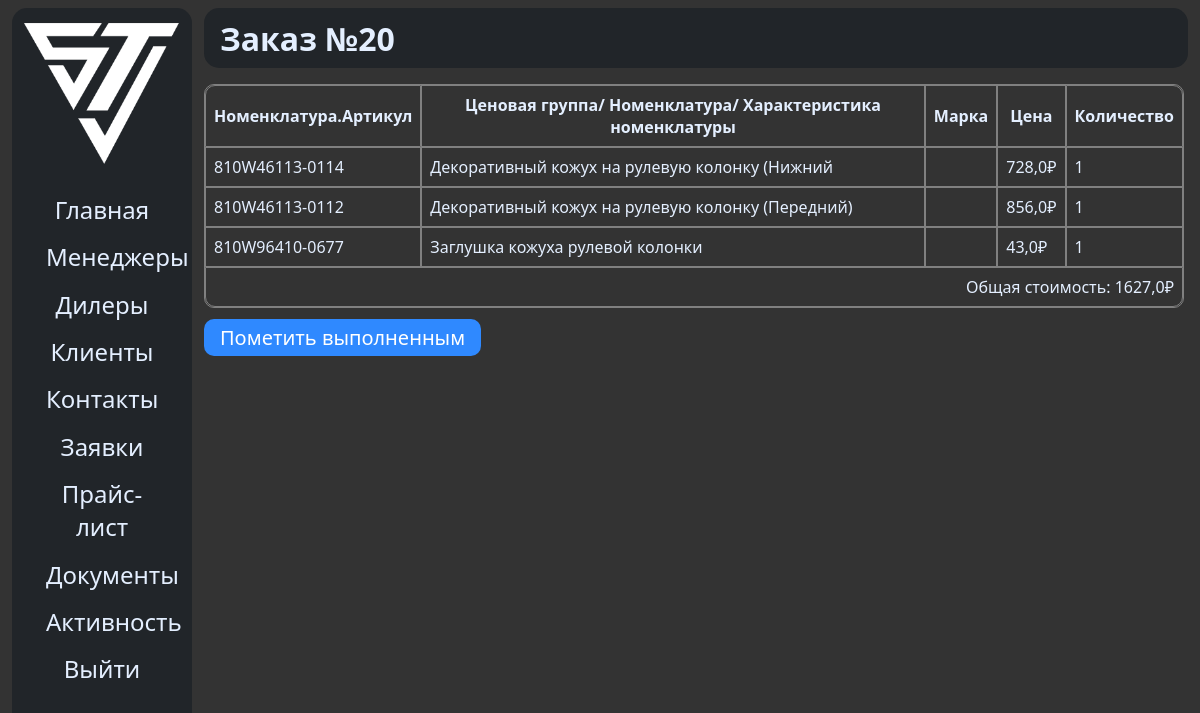
/orders/20 (signed in), run on the app's committed database.
### sinotruk/models.py (models this page shows, shortened)
class Order(models.Model):
	user = models.ForeignKey(CustomUser, on_delete=models.CASCADE, verbose_name='Заказчик', related_name='orderer')
	date = models.DateTimeField(auto_now_add=True, null=True, blank=True)
	complete = models.BooleanField(default=False)

class OrderItem(models.Model):
	order = models.ForeignKey(Order, on_delete=models.CASCADE, related_name='items')
	product = models.ForeignKey(Product, on_delete=models.CASCADE, related_name='items')
	count = models.PositiveIntegerField()

class Product(models.Model):
	serial_number = models.CharField(max_length=100, verbose_name='Номенклатурв')
	name = models.CharField(max_length=255, verbose_name='Ценовая группа/ Номенклатура/ Характеристика номенклатуры')
	count = models.IntegerField(verbose_name='Остаток')
	mark = models.CharField(verbose_name='Марка', max_length=255, null=True)
	price = models.FloatField(verbose_name='Цена')
	class Meta:
		verbose_name = 'Товар'
		verbose_name_plural = 'Товары'

### sinotruk/views.py (the view)
# urls.py: path('orders/<int:order_id>', order_detail),
def order_detail(request, order_id):
	if request.user.is_authenticated:
		order = Order.objects.get(id=order_id)
		items = OrderItem.objects.filter(order=order)
		total_price = sum([x.count * x.product.price for x in items])
		return render(request, 'main/order_detail.html', {
			'order': order,
			'items': items,
			'tp': total_price
		})
	return HttpResponseRedirect('/login')

### templates/main/order_detail.html (shortened to what this page needs)
{% extends 'main/base.html' %}
{% load static %}
{% block navbar %}
    <h1>Заказ №{{ order.id }}</h1>
{% endblock %}
{% block content %}
    <div class="my_orders_block">
        <table class="my_table">
            <thead>
                <tr>
                    <th>Номенклатура.Артикул</th>
                    <th>Ценовая группа/ Номенклатура/ Характеристика номенклатуры</th>
                    <th>Марка</th>
                    <th>Цена</th>
                    <th>Количество</th>
                </tr>
            </thead>
            <tbody>
                {% for prod in items %}
                    <tr>
                        <td>
                            {% if prod.product.serial_number %}
                                {{ prod.product.serial_number }}
                            {% endif %}
                        </td>
                        <td>
                            {% if prod.product.name %}
                                {{ prod.product.name }}
                            {% endif %}
                        </td>
                        <td>
                        </td>
                        <td>
                            {% if prod.product.price %}
                                {{ prod.product.price }}₽
                            {% endif %}
                        </td>
                        <td>{{ prod.count }}</td>
                    </tr>
                {% endfor %}
                <tr>
                    <td colspan="5" style="text-align: end">Общая стоимость: {{ tp }}₽</td>
                </tr>
            </tbody>
        </table>
        {% if request.user.role == 'MANAGER' or request.user.role == 'SUPERMANAGER' %}
            {% if not order.complete %}
                <div class="divv">
                    <a id="make_order_compl" href="/orders/{{ order.id }}/make_as_complete">Пометить выполненным</a>
                </div>
            {% endif %}
        {% endif %}
    </div>
{% endblock %}

### static/css/base.css (style rules this page uses)
:root { --bs-font-sans-serif: system-ui, -apple-system, "Segoe UI", Roboto, "Helvetica Neue", Arial, "Noto Sans", "Liberation Sans", sans-serif, "Apple Color Emoji", "Segoe UI Emoji", "Segoe UI Symbol", "Noto Color Emoji"; }
* { font-family: var(--bs-font-sans-serif); color: #e4efff; }
html, body { margin: 0; padding: 0; background-color: #333333; }
a { text-decoration: none; }
.navbar > h1 { margin-left: 1rem; }
table, tbody { width: 100%; margin: 0; padding: 0; }
table, thead, tbody, tr, th, td { border: 1px solid gray; }
th, td { padding: 0.5rem; }
.my_table { border-collapse: separate; border-spacing: 0; border: 1px solid gray; border-radius: 10px; -moz-border-radius: 10px; -webkit-border-radius: 10px; }
.my_table tr:first-of-type th:first-of-type { border-top-left-radius: 10px; }
.my_table tr:first-of-type th:last-of-type { border-top-right-radius: 10px; }
.my_table tr:last-of-type td:first-of-type { border-bottom-left-radius: 10px; }
.my_table tr:last-of-type td:last-of-type { border-bottom-right-radius: 10px; }
#make_order_compl { padding: 0.3rem 1rem; color: white; background-color: #2f89ff; border: none; cursor: pointer; font-size: 20px; border-radius: 10px; margin-top: 1rem; }
.divv { margin-top: 1rem; }

### data on the page
Order: id "20"
OrderItem: product.serial_number "810W46113-0114", product.name "Декоративный кожух на рулевую колонку (Нижний", product.price "728,0", count "1"
OrderItem: product.serial_number "810W46113-0112", product.name "Декоративный кожух на рулевую колонку (Передний)", product.price "856,0", count "1"
OrderItem: product.serial_number "810W96410-0677", product.name "Заглушка кожуха рулевой колонки", product.price "43,0", count "1"

### other printed values
{{ tp }} "1627,0"
